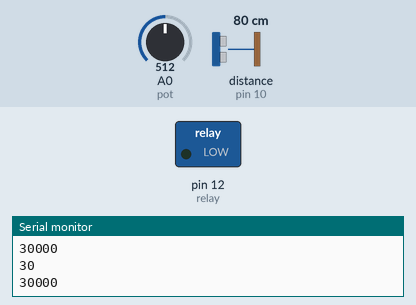
Bench run of a sketch on a simulated Arduino Uno, built with avr-gcc and run on an emulated ATmega328P. Parts: switched loads named in the sketch (green lamp = pin HIGH), the last lines printed to the serial monitor. Wiring (inferred from the names in the program): ultrasonic range finder: trigger pin 9; echo pin 10. Inputs (shaded band) come from the test bench; at power-on: distance to the obstacle (sensor on pin 10) 80 cm, A0 (pot) = 512. The echo pulse lasts 58.3 µs per cm; pins used as bus, display or sensor lines are not drawn.

Above: at 1.8 s.
1.9 s: distance to the obstacle (sensor on pin 10) set to 98 cm
4.2 s: distance to the obstacle (sensor on pin 10) set to 105 cm
At 7.3 s:
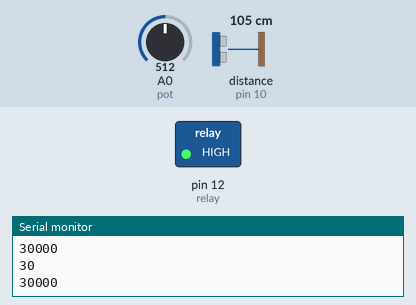
7.6 s: distance to the obstacle (sensor on pin 10) set to 2 cm
At 10.3 s:
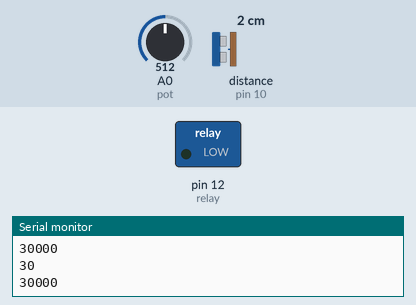
10.7 s: distance to the obstacle (sensor on pin 10) set to 120 cm
At 12.7 s:
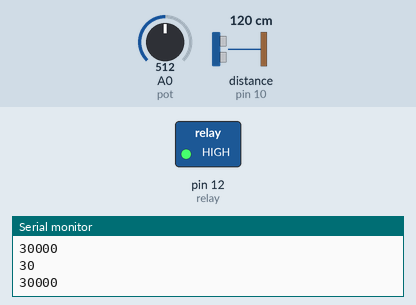
Timing chart, 0 to 14.2 s (numbered marks = the images above; inputs shaded):
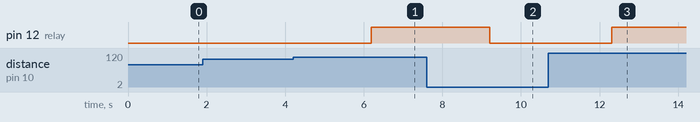

Measured:
- the behaviour switches between 102 and 103 cm on distance to the obstacle (sensor on pin 10) (found by bisection; images 0 and 1)
- after the input at 4.2 s, pin 12 (relay): LOW → HIGH after 2.0 s
- after the input at 7.6 s, pin 12 (relay): HIGH → LOW after 1.6 s
- after the input at 10.7 s, pin 12 (relay): LOW → HIGH after 1.6 s

The sketch:

gate_sanitize.ino
```cpp
const int trigPin = 9;
const int echoPin = 10;
const int relay=12;
const int pot=A0;
int reading_from_pot;

// defines variables
long duration;
int distance;
void setup() {
pinMode(trigPin, OUTPUT); // Sets the trigPin as an Output
pinMode(echoPin, INPUT); // Sets the echoPin as an Input
pinMode(relay,OUTPUT);
pinMode(pot,INPUT);
Serial.begin(9600);
}
void loop() {
// Clears the trigPin
digitalWrite(trigPin, LOW);
delayMicroseconds(2);
// Sets the trigPin on HIGH state for 10 micro seconds
digitalWrite(trigPin, HIGH);
delayMicroseconds(10);
digitalWrite(trigPin, LOW);
// Reads the echoPin, returns the sound wave travel time in microseconds
duration = pulseIn(echoPin, HIGH);
// Calculating the distance
distance= duration*0.034/2;
///Serial.println(distance);
int reading=analogRead(reading_from_pot);
//Serial.println(reading);
unsigned int seconds=map(reading,0,1020,1,60);
Serial.println(seconds);
unsigned int final_seconds=seconds*1000;
 Serial.println(final_seconds);
 delay(1000);

if (distance<=100){
  Serial.println(final_seconds);
  digitalWrite(relay,LOW);//PUMP ON
  delay(seconds);
  }
 else{
 digitalWrite(relay,HIGH);//PUMP OFF
    }
  reading=0 ;
}
```
